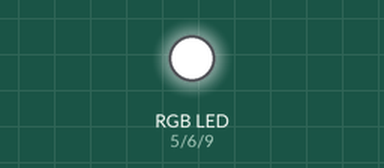
Recording of a sketch running on a simulated Arduino Uno, built with avr-gcc and run on an emulated ATmega328P. Parts: an RGB LED mixed from three pins (HIGH = lit).

Above: at 15.5 s.
Timing chart, 0 to 18.0 s (numbered marks = the images above):
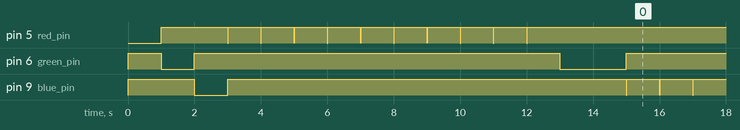

Measured:
- by itself, pin 9 (blue_pin): goes LOW 1.0 s, HIGH 12.0 s, 114 × (LOW 0.01 s, HIGH 0.99 s), LOW 0.01 s, then HIGH

The sketch:

2022-11-22_RgbTest.ino
```cpp
#include <Arduino.h>
#include <rgb.h>

static const int red_pin = 5;
static const int green_pin = 6;
static const int blue_pin = 9;
Rgb led(red_pin, green_pin, blue_pin);


void setup()
{
  led.begin();

  Serial.begin(115200);

#if 0
  while (!Serial)
    ;
#endif

  uint32_t next_ms = millis() + 1000;

  led.set(Rgb::Red);
  while (millis() < next_ms)
    led.loop();

  next_ms += 1000;

  led.set(Rgb::Green);
  while (millis() < next_ms)
    led.loop();

  next_ms += 1000;

  led.set(Rgb::Blue);
  while (millis() < next_ms)
    led.loop();

  // "paper out" - flashing red, 10 seconds

  next_ms += 10000;

  led.pattern(Rgb::Red, 10, Rgb::Off, 990);
  while (millis() < next_ms)
    led.loop();

  // "ok" - green, 2 seconds

  next_ms += 2000;

  led.set(Rgb::Green);
  while (millis() < next_ms)
    led.loop();

  // "power fail" - flashing blue, forever

  led.pattern(Rgb::Blue, 10, Rgb::Off, 990);

} // setup


void loop()
{
  led.loop();
}
```
